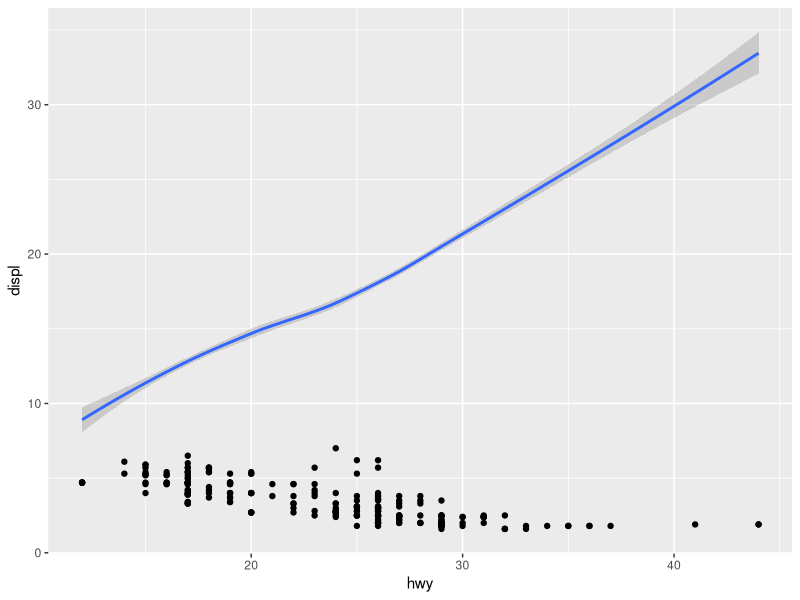
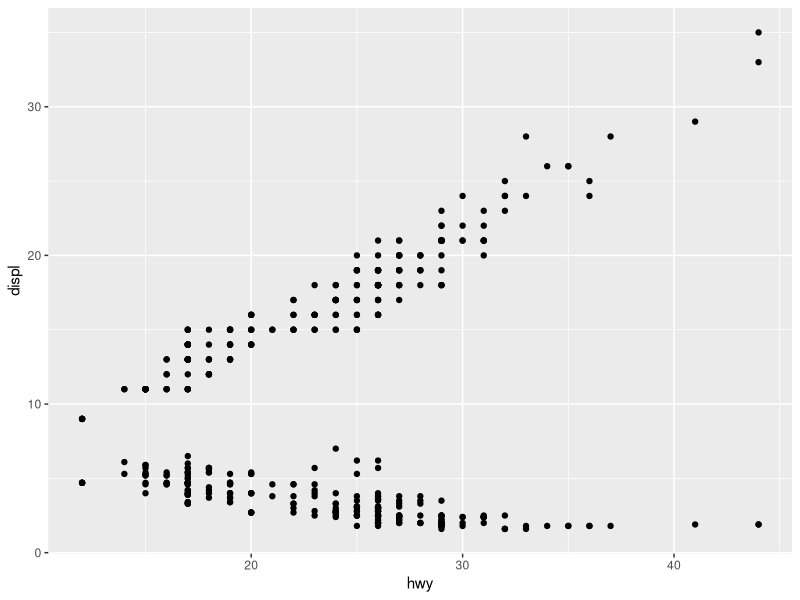
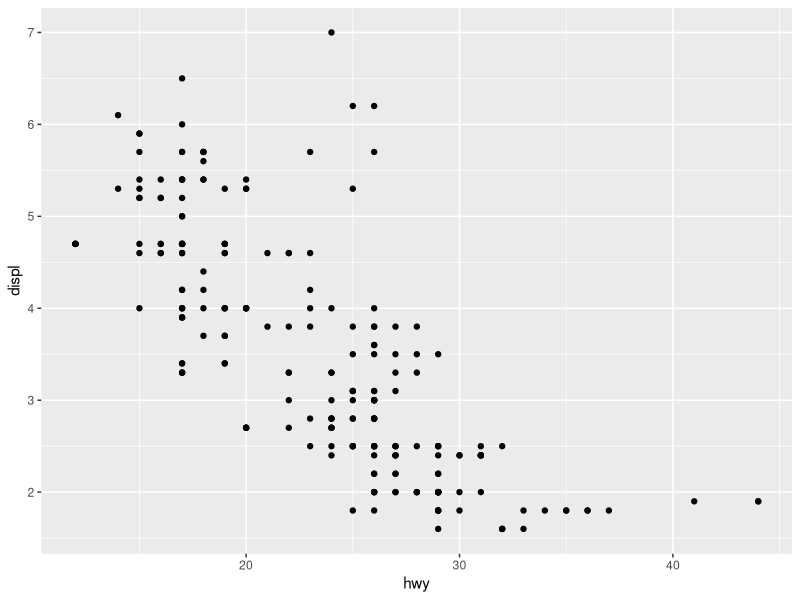
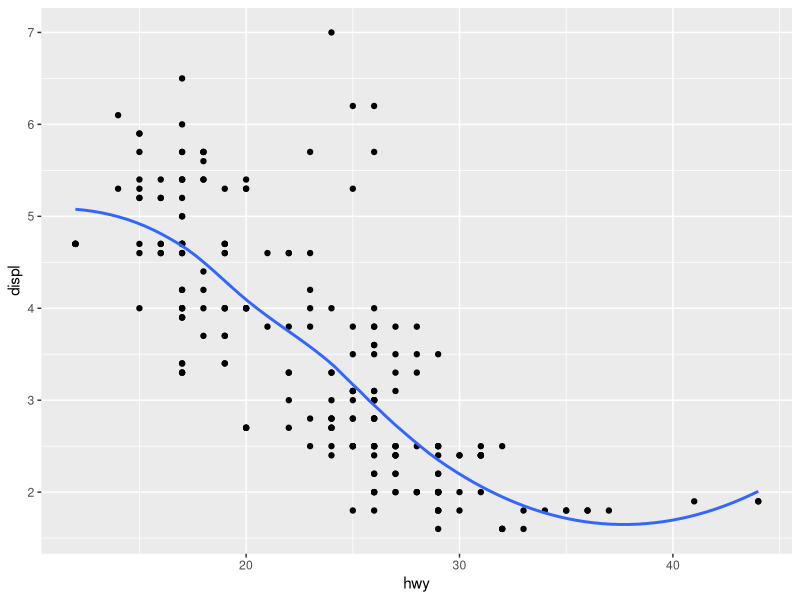
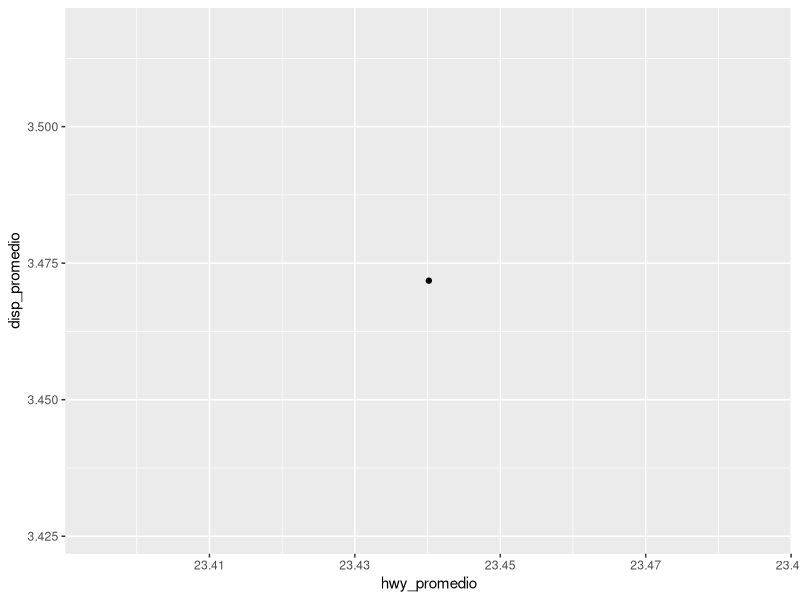
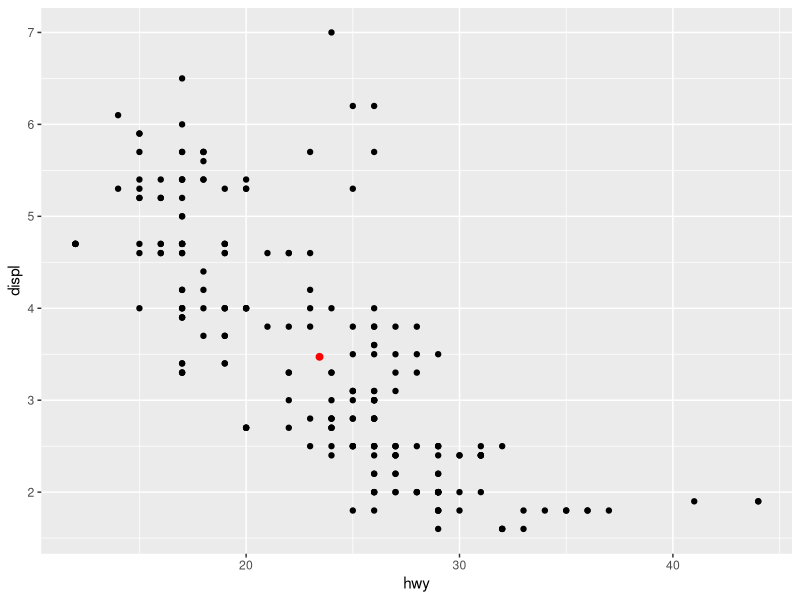
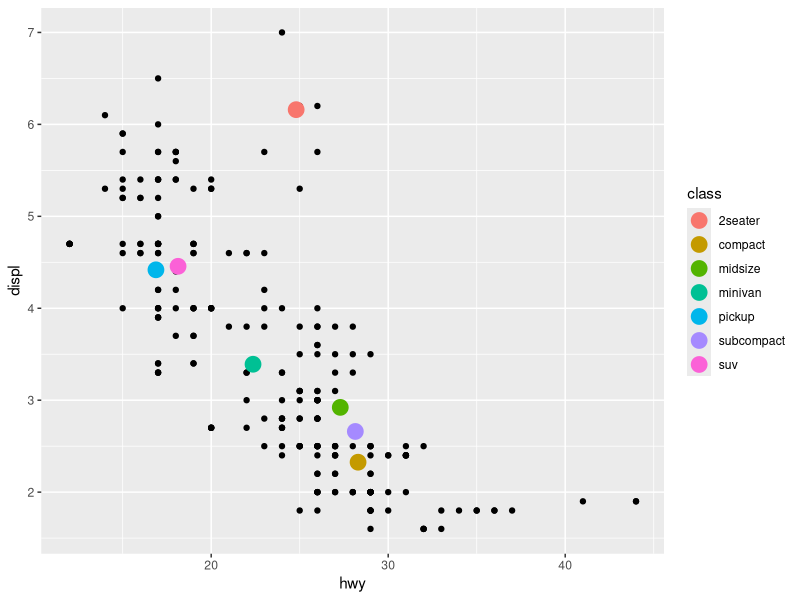
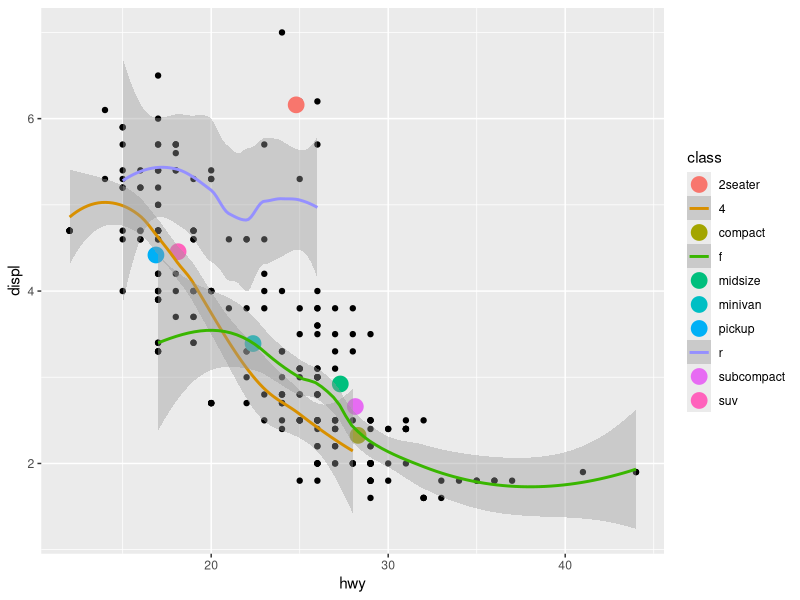

These figures' R source, in order:
library(ggplot2)
library(dplyr)

data(mpg)

glimpse(mpg)


#' aes signficado el como representar
#' la información en el geom_LOQUESEA
ggplot(data = mpg) +
  geom_point(aes(x = hwy, y = displ)) +
  geom_smooth(aes(x = hwy, y = cty))

ggplot(data = mpg) +
  geom_point(aes(x = hwy, y = displ)) +
  geom_point(aes(x = hwy, y = cty))

#' NO!
#' 

p <- ggplot(data = mpg) +
  geom_point(aes(x = hwy, y = displ)) 

q <- p + stat_smooth(aes(x = hwy, y = displ), se = FALSE)
p
q

#' # Como incluir otra (fuente) infomacion
mpg_res <- summarise(mpg,
          disp_promedio = mean(displ),
          hwy_promedio = mean(hwy))
mpg_res

ggplot(mpg_res) +
  geom_point(aes(x = hwy_promedio,
                 y = disp_promedio))
# muh! bien!

p + geom_point(aes(x = hwy_promedio,
                   y = disp_promedio),
               data = mpg_res,
               color = "red",
               size = 2)
# mah mejor!

#' Aun mas mejor
count(mpg, class, sort = TRUE)

mpg_res2 <- mpg %>% 
  group_by(class) %>% 
  summarise(
    n = n(),
    disp_promedio = mean(displ),
    hwy_promedio = mean(hwy)
    )
mpg_res2

p2 <- p + geom_point(aes(x = hwy_promedio,
                   y = disp_promedio,
                   color = class),
               data = mpg_res2,
               size = 5)

p2
ggsave(p2, filename = "pedos.pdf")

p2 +
  geom_smooth(aes(hwy, displ, group = drv, color = drv))

ggplot(mpg) +
  geom_point(aes(hwy, displ)) + 
  facet_grid(drv ~ trans)

ggplot(mpg) +
  geom_density2d(aes(hwy, displ)) + 
  facet_grid(drv ~ trans)


ggplot(mpg) +
  geom_point(aes(hwy, displ), alpha = 0.5) + 
  geom_density2d(aes(hwy, displ)) + 
  facet_grid(drv ~ trans)


#' densidad estimada
ggplot(mpg) +
  geom_point(aes(hwy, displ), alpha = 0.5) + 
  geom_density2d(aes(hwy, displ)) 

ggplot(mpg) +
  geom_histogram(aes(cty)) +
  geom_freqpoly(aes(cty))

ggplot(mpg) +
  geom_density(aes(cty))


#' Los parametros fijos van FUERA
#' del aes(), 
ggplot(mpg) +
  geom_density(aes(cty, group = class,
                   fill = drv), alpha = 0.5)

ggplot(mpg) +
  geom_density(aes(cty, group = class,
                   fill = class), alpha = 0.5) +
  facet_wrap(~ class, ncol = 1)

ggplot(mpg) +
  geom_density(aes(cty, group = class,
                   fill = class), alpha = 0.5) +
  scale_fill_manual(values = rainbow(7)) +
  labs(
    caption = "este un gra",
    title = "asda",
    subtitle = "ASda",
    x = "ASDa"
  )



